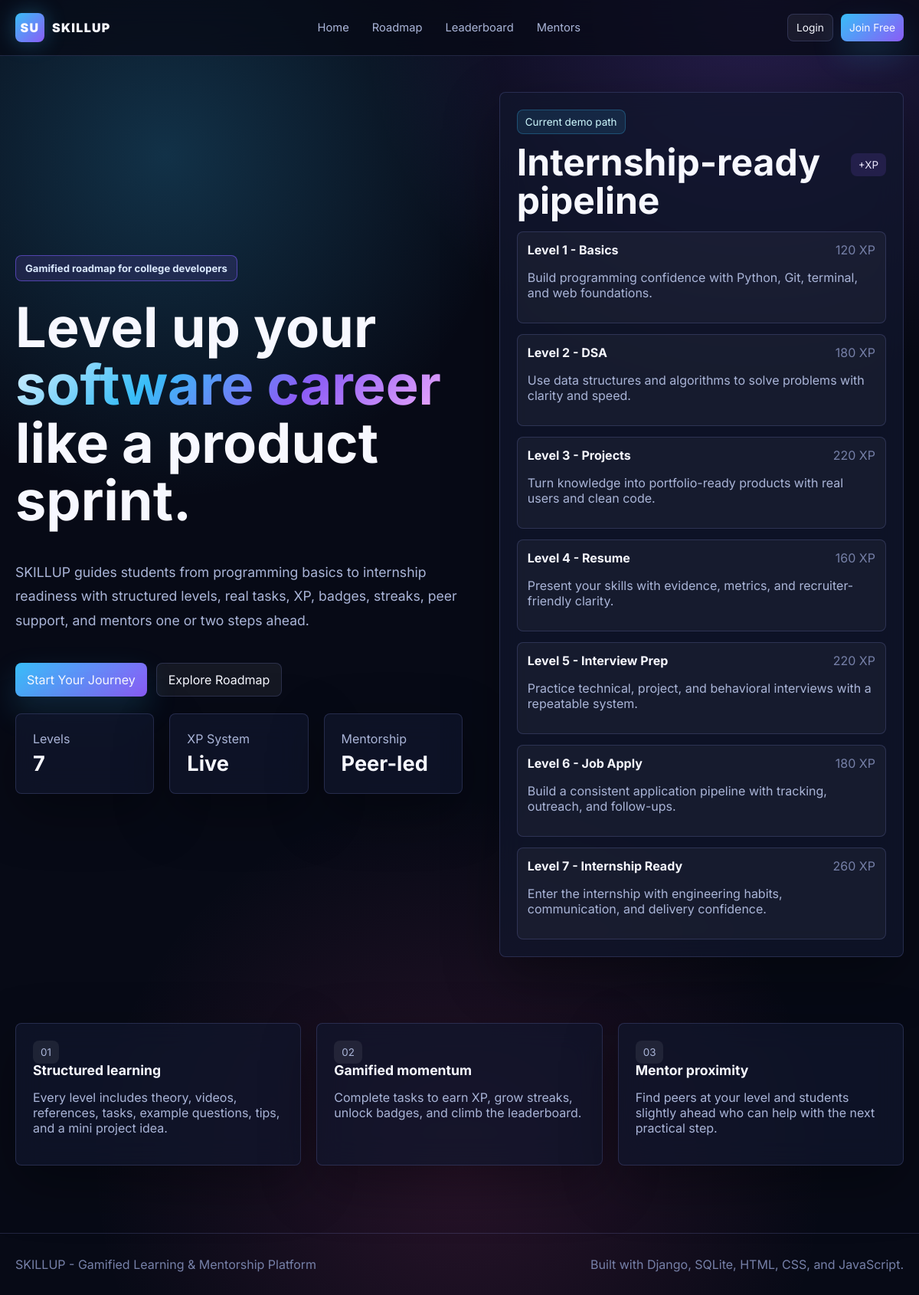
The page / on the database its author committed.
### learning/models.py (models this page shows, shortened)
class Level(models.Model):
    number = models.PositiveSmallIntegerField(unique=True)
    title = models.CharField(max_length=80)
    tagline = models.CharField(max_length=180)
    xp_reward = models.PositiveIntegerField(default=250)
    theory = models.TextField()
    mini_project = models.TextField()
    example_questions = models.TextField()
    class Meta:
        ordering = ['number']

### learning/views.py (the view)
# urls.py: path('', views.home, name='home'),
def home(request):
    levels = Level.objects.all()
    leaders = Profile.objects.select_related('user').order_by('-xp')[:5]
    return render(request, 'learning/home.html', {'levels': levels, 'leaders': leaders})

### templates/learning/home.html (shortened to what this page needs)
{% extends 'base.html' %}
{% block content %}
<main class="hero">
  <div class="container hero-grid">
    <section class="stack" style="gap:22px">
      <span class="eyebrow">Gamified roadmap for college developers</span>
      <h1>Level up your <span class="gradient-text">software career</span> like a product sprint.</h1>
      <p class="lead">SKILLUP guides students from programming basics to internship readiness with structured levels, real tasks, XP, badges, streaks, peer support, and mentors one or two steps ahead.</p>
      <div style="display:flex;gap:12px;flex-wrap:wrap">
        <a class="btn btn-primary" href="{% url 'signup' %}">Start Your Journey</a>
        <a class="btn" href="{% url 'roadmap' %}">Explore Roadmap</a>
      </div>
      <div class="grid grid-3">
        <div class="glass card stat"><span class="muted">Levels</span><b>7</b></div>
        <div class="glass card stat"><span class="muted">XP System</span><b>Live</b></div>
        <div class="glass card stat"><span class="muted">Mentorship</span><b>Peer-led</b></div>
      </div>
    </section>
    <section class="glass card stack">
      <div class="split">
        <div>
          <span class="pill badge">Current demo path</span>
          <h2 style="margin-top:12px">Internship-ready pipeline</h2>
        </div>
        <span class="pill badge-violet">+XP</span>
      </div>
      {% for level in levels %}
        <a class="resource-link" href="{% url 'level_detail' level.number %}">
          <div class="split">
            <strong>Level {{ level.number }} - {{ level.title }}</strong>
            <span class="soft">{{ level.xp_reward }} XP</span>
          </div>
          <p class="muted">{{ level.tagline }}</p>
        </a>
      {% empty %}
        <p class="muted">Run <code>py manage.py seed_skillup</code> to load levels.</p>
      {% endfor %}
    </section>
  </div>
</main>
<section class="page" style="padding-top:30px">
  <div class="container grid grid-3">
    <div class="glass card">
      <span class="pill">01</span>
      <h3>Structured learning</h3>
      <p class="muted">Every level includes theory, videos, references, tasks, example questions, tips, and a mini project idea.</p>
    </div>
    <div class="glass card">
      <span class="pill">02</span>
      <h3>Gamified momentum</h3>
      <p class="muted">Complete tasks to earn XP, grow streaks, unlock badges, and climb the leaderboard.</p>
    </div>
    <div class="glass card">
      <span class="pill">03</span>
      <h3>Mentor proximity</h3>
      <p class="muted">Find peers at your level and students slightly ahead who can help with the next practical step.</p>
    </div>
  </div>
</section>
{% endblock %}

### templates/base.html (shortened to what this page needs)
{% load static %}
<!doctype html>
<html lang="en">
<head>
  <link rel="stylesheet" href="{% static 'skillup/css/app.css' %}">
</head>
<body>
  <nav class="navbar">
    <div class="container nav-inner">
      <a class="brand" href="{% url 'home' %}">
        <span class="brand-mark">SU</span>
        <span>SKILLUP</span>
      </a>
      <div class="nav-links">
        <a href="{% url 'home' %}">Home</a>
        <a href="{% url 'roadmap' %}">Roadmap</a>
        <a href="{% url 'leaderboard' %}">Leaderboard</a>
        <a href="{% url 'mentors' %}">Mentors</a>
      </div>
      <div class="nav-actions">
        {% if user.is_authenticated %}
          <a class="btn btn-sm" href="{% url 'profile' %}">{{ user.first_name|default:user.username }}</a>
          <form method="post" action="{% url 'logout' %}">{% csrf_token %}<button class="btn btn-sm btn-danger">Logout</button></form>
        {% else %}
          <a class="btn btn-sm" href="{% url 'login' %}">Login</a>
          <a class="btn btn-sm btn-primary" href="{% url 'signup' %}">Join Free</a>
        {% endif %}
      </div>
    </div>
  </nav>
  {% block content %}{% endblock %}
  <footer>
    <div class="container split">
      <span>SKILLUP - Gamified Learning & Mentorship Platform</span>
      <span>Built with Django, SQLite, HTML, CSS, and JavaScript.</span>
    </div>
  </footer>
</body>
</html>

### static/skillup/css/app.css (style rules this page uses)
:root { --bg: #070a16; --panel: rgba(17, 23, 45, 0.72); --panel-strong: rgba(23, 30, 58, 0.92); --line: rgba(148, 163, 255, 0.18); --line-hot: rgba(124, 92, 255, 0.55); --text: #f7f8ff; --muted: #aab5d8; --soft: #7680a8; --blue: #38bdf8; --violet: #8b5cf6; --pink: #ec4899; --green: #34d399; --yellow: #facc15; --danger: #fb7185; --shadow: 0 24px 70px rgba(0, 0, 0, 0.35); --radius: 8px; }
* { box-sizing: border-box; }
html { scroll-behavior: smooth; }
body { margin: 0; min-height: 100vh; font-family: Inter, system-ui, sans-serif; color: var(--text); background: radial-gradient(circle at 18% 12%, rgba(56, 189, 248, 0.22), transparent 28rem), radial-gradient(circle at 82% 0%, rgba(139, 92, 246, 0.24), transparent 32rem), radial-gradient(circle at 50% 90%, rgba(236, 72, 153, 0.14), transparent 30rem), var(--bg); }
a { color: inherit; text-decoration: none; }
.container { width: min(1160px, calc(100% - 32px)); margin: 0 auto; }
.grid { display: grid; gap: 20px; }
.grid-3 { grid-template-columns: repeat(3, minmax(0, 1fr)); }
.stack { display: grid; gap: 14px; }
.split { display: flex; justify-content: space-between; gap: 16px; align-items: center; }
.muted { color: var(--muted); }
.soft { color: var(--soft); }
.page { padding: 104px 0 48px; }
.navbar { position: fixed; inset: 0 0 auto; z-index: 50; border-bottom: 1px solid var(--line); background: rgba(7, 10, 22, 0.76); backdrop-filter: blur(18px); }
.nav-inner { height: 72px; display: flex; align-items: center; justify-content: space-between; gap: 20px; }
.brand { display: flex; align-items: center; gap: 10px; font-weight: 900; letter-spacing: 0.08em; }
.brand-mark { width: 38px; height: 38px; display: grid; place-items: center; border-radius: var(--radius); background: linear-gradient(135deg, var(--blue), var(--violet)); box-shadow: 0 0 28px rgba(56, 189, 248, 0.32); }
.nav-links { display: flex; gap: 6px; align-items: center; }
.nav-links a { padding: 10px 12px; border-radius: var(--radius); color: var(--muted); font-size: 0.92rem; transition: 0.2s ease; }
.nav-actions { display: flex; gap: 10px; align-items: center; }
.btn { border: 1px solid var(--line); color: var(--text); background: rgba(255, 255, 255, 0.06); border-radius: var(--radius); padding: 11px 15px; display: inline-flex; align-items: center; justify-content: center; gap: 8px; cursor: pointer; min-height: 42px; transition: transform 0.2s ease, border 0.2s ease, background 0.2s ease; }
.btn-primary { border: 0; background: linear-gradient(135deg, var(--blue), var(--violet)); box-shadow: 0 18px 40px rgba(56, 189, 248, 0.18); }
.btn-sm { min-height: 36px; padding: 8px 11px; font-size: 0.86rem; }
.hero { min-height: 92vh; display: grid; align-items: center; padding: 120px 0 56px; }
.hero-grid { display: grid; grid-template-columns: 1.05fr 0.95fr; gap: 48px; align-items: center; }
.eyebrow { width: fit-content; padding: 8px 12px; border: 1px solid var(--line-hot); border-radius: var(--radius); background: rgba(139, 92, 246, 0.14); color: #dbeafe; font-weight: 700; font-size: 0.82rem; }
h1, h2, h3 { margin: 0; line-height: 1.05; letter-spacing: 0; }
h1 { font-size: clamp(2.8rem, 6vw, 5.8rem); }
h2 { font-size: clamp(2rem, 4vw, 3.2rem); }
h3 { font-size: 1.1rem; }
.lead { color: var(--muted); font-size: 1.1rem; line-height: 1.8; max-width: 680px; }
.gradient-text { background: linear-gradient(135deg, #e0f2fe, var(--blue), var(--violet), #f0abfc); -webkit-background-clip: text; color: transparent; }
.glass { border: 1px solid var(--line); background: var(--panel); backdrop-filter: blur(18px); border-radius: var(--radius); box-shadow: var(--shadow); }
.card { padding: 22px; transition: transform 0.2s ease, border 0.2s ease; }
.stat { display: grid; gap: 6px; }
.stat b { font-size: 1.7rem; }
.pill { display: inline-flex; align-items: center; width: fit-content; gap: 7px; padding: 7px 10px; border-radius: var(--radius); background: rgba(255, 255, 255, 0.07); color: var(--muted); font-size: 0.84rem; }
.badge { color: #cffafe; border: 1px solid rgba(56, 189, 248, 0.28); background: rgba(56, 189, 248, 0.11); }
.badge-violet { color: #ede9fe; border-color: rgba(139, 92, 246, 0.34); background: rgba(139, 92, 246, 0.14); }
.resource-link { display: block; padding: 13px; border-radius: var(--radius); border: 1px solid var(--line); background: rgba(255, 255, 255, 0.04); }
footer { padding: 30px 0; color: var(--soft); border-top: 1px solid var(--line); margin-top: 40px; }

### rows shown on the page
Level: number "1", title "Basics", xp_reward "120", tagline "Build programming confidence with Python, Git, terminal, and web foundations."
Level: number "2", title "DSA", xp_reward "180", tagline "Use data structures and algorithms to solve problems with clarity and speed."
Level: number "3", title "Projects", xp_reward "220", tagline "Turn knowledge into portfolio-ready products with real users and clean code."
Level: number "4", title "Resume", xp_reward "160", tagline "Present your skills with evidence, metrics, and recruiter-friendly clarity."
Level: number "5", title "Interview Prep", xp_reward "220", tagline "Practice technical, project, and behavioral interviews with a repeatable system."
Level: number "6", title "Job Apply", xp_reward "180", tagline "Build a consistent application pipeline with tracking, outreach, and follow-ups."
Level: number "7", title "Internship Ready", xp_reward "260", tagline "Enter the internship with engineering habits, communication, and delivery confidence."
